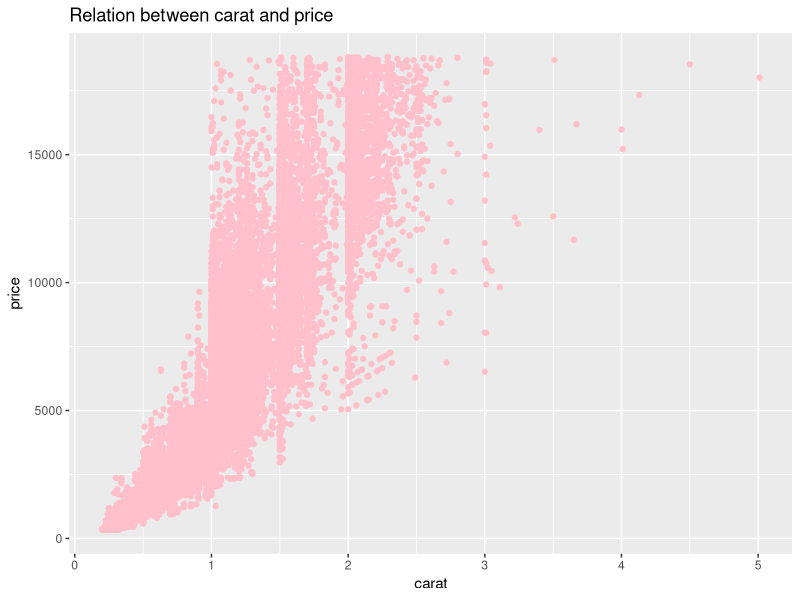

The R source for this figure:
library(ggplot2)
# Plotting scatter graph showing relation between carat and price  
ggplot(diamonds, aes(x=carat, y=price)) + geom_point(color="pink") + 
  ggtitle("Relation between carat and price")